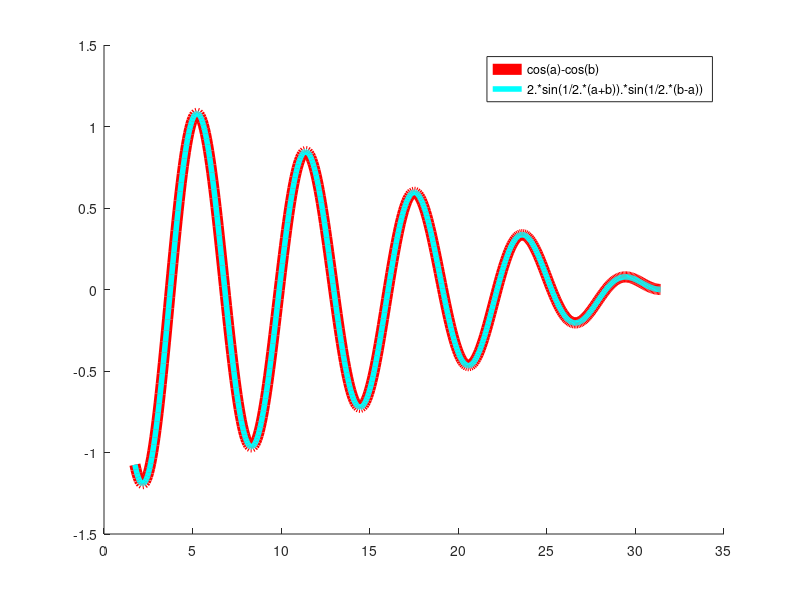

This chart was generated by the following MATLAB code:
a=linspace(5/9*pi,10*pi,500);
b=linspace(1/7*pi,10*pi,500);
x=cos(a)-cos(b);
y=(2.*sin(1/2.*(a+b)).*sin(1/2.*(b-a)));

%plot(a,x,'--c','LineWidth',4 );
hold on
plot(a,y,'r','LineWidth',8);
plot(a,x,'c','LineWidth',4 );

legend('cos(a)-cos(b)','2.*sin(1/2.*(a+b)).*sin(1/2.*(b-a))')